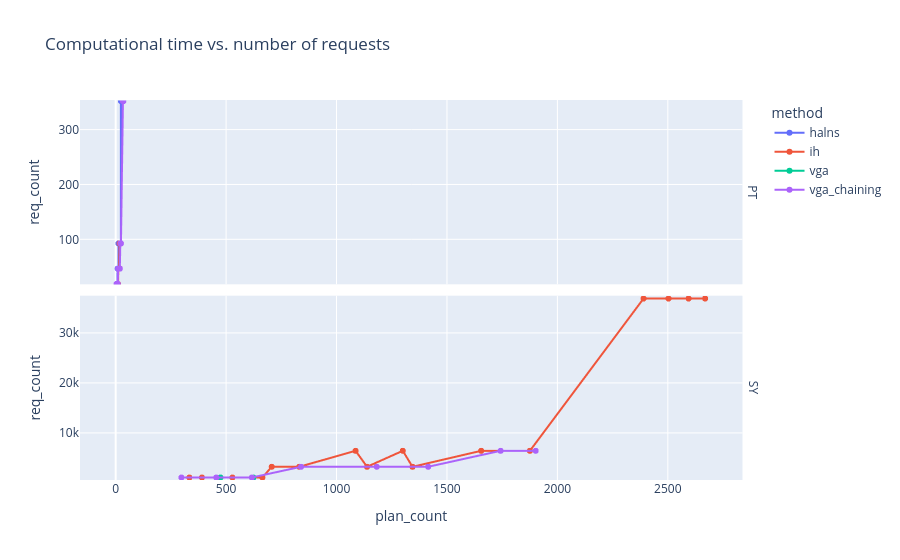

Here is the notebook cell this chart was saved with:
### Code cell
fig = px.line(
    sort_plan_df,
    # y='plan_count',
    # x='req_count',
    x='plan_count',
    y='req_count',
    color='method',
    title='Computational time vs. number of requests',
    text="req_count",
    # facet_col='area_short',
    facet_row='area_short',
)

area_order = list(fig.layout.annotations[i].text.split('=')[-1] for i in range(len(fig.layout.annotations)))

for i, area_name in enumerate(area_order, start=1):
    req_data = sort_df[sort_df["area_short"] == area_name]  # Filter data for the current category
    bumper = 1
    if area_name == 'SY':
        bumper = 500
    x_min = req_data["req_count"].min() - bumper
    x_max = req_data["req_count"].max() + bumper
    # x_min = req_data["plan_count"].min() - bumper
    # x_max = req_data["plan_count"].max() + bumper
    # fig.update_xaxes(range=[x_min, x_max], col=i, matches=None, row=1)
    fig.update_yaxes(range=[x_min, x_max], row=i, col=1, matches=None)
    

fig.for_each_annotation(lambda a: a.update(text=a.text.split("=")[-1]))

fig.show()

### Figure 1 — Plotly figure (JSON) as saved in the notebook; plotly's stock layout.template omitted (floating-point values rounded to 4 significant figures; data arrays with more than 128 entries replaced by an {"elided": "..."} marker saying what was removed)
{"data": [{"hovertemplate": "method=halns<br>area_short=PT<br>plan_count=%{x}<br>req_count=%{text}<extra></extra>", "legendgroup": "halns", "line": {"color": "#636efa", "dash": "solid"}, "marker": {"symbol": "circle"}, "mode": "lines+text+markers", "name": "halns", "showlegend": true, "text": {"elided": "528 int values"}, "type": "scattergl", "x": {"elided": "528 int values"}, "xaxis": "x2", "y": {"elided": "528 int values"}, "yaxis": "y2"}, {"hovertemplate": "method=ih<br>area_short=PT<br>plan_count=%{x}<br>req_count=%{text}<extra></extra>", "legendgroup": "ih", "line": {"color": "#EF553B", "dash": "solid"}, "marker": {"symbol": "circle"}, "mode": "lines+text+markers", "name": "ih", "showlegend": true, "text": {"elided": "528 int values"}, "type": "scattergl", "x": {"elided": "528 int values"}, "xaxis": "x2", "y": {"elided": "528 int values"}, "yaxis": "y2"}, {"hovertemplate": "method=ih<br>area_short=SY<br>plan_count=%{x}<br>req_count=%{text}<extra></extra>", "legendgroup": "ih", "line": {"color": "#EF553B", "dash": "solid"}, "marker": {"symbol": "circle"}, "mode": "lines+text+markers", "name": "ih", "showlegend": false, "text": {"elided": "528 int values"}, "type": "scattergl", "x": {"elided": "528 int values"}, "xaxis": "x", "y": {"elided": "528 int values"}, "yaxis": "y"}, {"hovertemplate": "method=vga<br>area_short=PT<br>plan_count=%{x}<br>req_count=%{text}<extra></extra>", "legendgroup": "vga", "line": {"color": "#00cc96", "dash": "solid"}, "marker": {"symbol": "circle"}, "mode": "lines+text+markers", "name": "vga", "showlegend": true, "text": {"elided": "220 int values"}, "type": "scattergl", "x": {"elided": "220 int values"}, "xaxis": "x2", "y": {"elided": "220 int values"}, "yaxis": "y2"}, {"hovertemplate": "method=vga<br>area_short=SY<br>plan_count=%{x}<br>req_count=%{text}<extra></extra>", "legendgroup": "vga", "line": {"color": "#00cc96", "dash": "solid"}, "marker": {"symbol": "circle"}, "mode": "lines+text+markers", "name": "vga", "showlegend": false, "text": [1084, 1084, 1084, 1084, 1084, 1084, 1084, 1084, 1084, 1084, 1084, 1084, 1084, 1084, 1084, 1084, 1084, 1084, 1084, 1084, 1084, 1084, 1084, 1084, 1084, 1084, 1084, 1084, 1084, 1084, 1084, 1084, 1084, 1084, 1084, 1084, 1084, 1084, 1084, 1084, 1084, 1084, 1084, 1084, 1084, 1084, 1084, 1084, 1084, 1084, 1084, 1084, 1084, 1084, 1084, 1084, 1084, 1084, 1084, 1084, 1084, 1084, 1084, 1084, 1084, 1084], "type": "scattergl", "x": [475, 475, 475, 475, 475, 475, 475, 475, 475, 475, 475, 475, 475, 475, 475, 475, 475, 475, 475, 475, 475, 475, 475, 475, 475, 475, 475, 475, 475, 475, 475, 475, 475, 624, 624, 624, 624, 624, 624, 624, 624, 624, 624, 624, 624, 624, 624, 624, 624, 624, 624, 624, 624, 624, 624, 624, 624, 624, 624, 624, 624, 624, 624, 624, 624, 624], "xaxis": "x", "y": [1084, 1084, 1084, 1084, 1084, 1084, 1084, 1084, 1084, 1084, 1084, 1084, 1084, 1084, 1084, 1084, 1084, 1084, 1084, 1084, 1084, 1084, 1084, 1084, 1084, 1084, 1084, 1084, 1084, 1084, 1084, 1084, 1084, 1084, 1084, 1084, 1084, 1084, 1084, 1084, 1084, 1084, 1084, 1084, 1084, 1084, 1084, 1084, 1084, 1084, 1084, 1084, 1084, 1084, 1084, 1084, 1084, 1084, 1084, 1084, 1084, 1084, 1084, 1084, 1084, 1084], "yaxis": "y"}, {"hovertemplate": "method=vga_chaining<br>area_short=PT<br>plan_count=%{x}<br>req_count=%{text}<extra></extra>", "legendgroup": "vga_chaining", "line": {"color": "#ab63fa", "dash": "solid"}, "marker": {"symbol": "circle"}, "mode": "lines+text+markers", "name": "vga_chaining", "showlegend": true, "text": {"elided": "517 int values"}, "type": "scattergl", "x": {"elided": "517 int values"}, "xaxis": "x2", "y": {"elided": "517 int values"}, "yaxis": "y2"}, {"hovertemplate": "method=vga_chaining<br>area_short=SY<br>plan_count=%{x}<br>req_count=%{text}<extra></extra>", "legendgroup": "vga_chaining", "line": {"color": "#ab63fa", "dash": "solid"}, "marker": {"symbol": "circle"}, "mode": "lines+text+markers", "name": "vga_chaining", "showlegend": false, "text": {"elided": "264 int values"}, "type": "scattergl", "x": {"elided": "264 int values"}, "xaxis": "x", "y": {"elided": "264 int values"}, "yaxis": "y"}], "layout": {"annotations": [{"font": {}, "showarrow": false, "text": "SY", "textangle": 90, "x": 0.98, "xanchor": "left", "xref": "paper", "y": 0.2425, "yanchor": "middle", "yref": "paper"}, {"font": {}, "showarrow": false, "text": "PT", "textangle": 90, "x": 0.98, "xanchor": "left", "xref": "paper", "y": 0.7575, "yanchor": "middle", "yref": "paper"}], "legend": {"title": {"text": "method"}, "tracegroupgap": 0}, "title": {"text": "Computational time vs. number of requests"}, "xaxis": {"anchor": "y", "domain": [0, 0.98], "title": {"text": "plan_count"}}, "xaxis2": {"anchor": "y2", "domain": [0, 0.98], "matches": "x", "showticklabels": false}, "yaxis": {"anchor": "x", "domain": [0, 0.485], "range": [584, 37444], "title": {"text": "req_count"}}, "yaxis2": {"anchor": "x2", "domain": [0.515, 1], "range": [18, 354], "title": {"text": "req_count"}}}}
